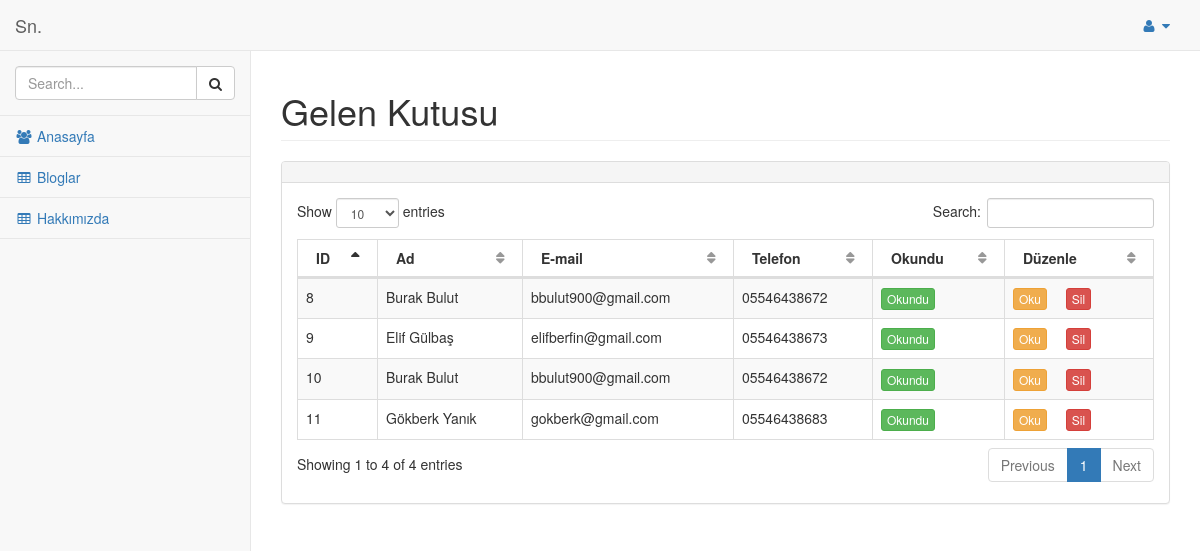
Page /admin/pages/mesajlar.php (signed in) on the committed database.
### tables this page shows
CREATE TABLE IF NOT EXISTS `iletisim` (
  `id` int(11) NOT NULL AUTO_INCREMENT,
  `ad` varchar(100) NOT NULL,
  `email` varchar(100) NOT NULL,
  `tel` varchar(50) NOT NULL,
  `mesaj` text NOT NULL,
  `okundu` int(1) NOT NULL DEFAULT '0',
  PRIMARY KEY (`id`)
);

### admin/pages/mesajlar.php (the view, shortened to what this page needs)
<?php require_once 'inc-functions.php'; ?>
<!DOCTYPE html>
<html lang="en">
<head>
    <link href="../bower_components/bootstrap/dist/css/bootstrap.min.css" rel="stylesheet">
    <link href="../bower_components/metisMenu/dist/metisMenu.min.css" rel="stylesheet">
    <link href="../bower_components/datatables-plugins/integration/bootstrap/3/dataTables.bootstrap.css" rel="stylesheet">
    <link href="../bower_components/datatables-responsive/css/dataTables.responsive.css" rel="stylesheet">
    <link href="../dist/css/sb-admin-2.css" rel="stylesheet">
    <link href="../bower_components/font-awesome/css/font-awesome.min.css" rel="stylesheet" type="text/css">
</head>
<body>
    <div id="wrapper">
        <?php require_once 'inc-menu.php'; ?>
        <div id="page-wrapper">
            <div class="row">
                <div class="col-lg-12">
                    <h1 class="page-header">Gelen Kutusu</h1>
                </div>
            </div>
            <div class="row">
                <div class="col-lg-12">
                    <div class="panel panel-default">
                        <div class="panel-heading">
                        </div>
                        <div class="panel-body">
                            <div class="dataTable_wrapper">
                                <table width="100%" class="table table-striped table-bordered table-hover" id="dataTables-example">
                                    <thead>
                                        <tr>
                                            <th>ID</th>
                                            <th>Ad</th>
                                            <th>E-mail</th>
                                            <th>Telefon</th>
                                            <th>Okundu</th>
                                            <th>Düzenle</th>
                                        </tr>
                                    </thead>
                                    <tbody>
                                    <?php
                                    $cek = $db->prepare("SELECT * FROM `iletisim` ORDER BY `id` DESC");
                                    $cek->execute();
                                    while($row = $cek->fetch(PDO::FETCH_ASSOC)){
                                    ?>
                                        <tr class="odd gradeX">
                                            <td><?= $row["id"]?></td>
                                            <td><?= $row["ad"]?></td>
                                            <td><?= $row["email"]?></td>
                                            <td><?= $row["tel"]?></td>
                                            <td class="center">
                                            <?php if($row["okundu"] == 1){ ?>
                                                    <a class="btn btn-success btn-xs" style="margin-right: 15px;">Okundu</a>
                                            <?php }else{ ?>
                                                    <a class="btn btn-danger btn-xs" style="margin-right: 15px;">Okunmadı</a>
                                            <?php }  ?>
                                            </td>
                                            <td class="center">
                                                 <a href="mesaj_detay.php?id=<?= $row["id"] ?>" class="btn btn-warning btn-xs"
                                                 style="margin-right: 15px;">Oku</a>
                                                 <a href="mesajlar.php?is=sil&id=<?= $row["id"] ?>" onclick="return confirm('Silmek istediğinize emin misiniz?')"
                                                 class="btn btn-danger btn-xs"
                                                 style="margin-right: 15px;">Sil</a>
                                            </td>
                                        </tr>
                                    <?php } ?>
                                    </tbody>
                                </table>
                        </div>
                    </div>
                </div>
            </div>
        </div>
    </div>
</body>
</html>

### admin/pages/inc-menu.php (shortened to what this page needs)
<nav class="navbar navbar-default navbar-static-top" role="navigation" style="margin-bottom: 0">
    <div class="navbar-header">
        <a class="navbar-brand" href="anasayfa.php">Sn. <?= $_SESSION["username"] ?></a>
    </div>
    <ul class="nav navbar-top-links navbar-right">
        <li class="dropdown">
            <a class="dropdown-toggle" data-toggle="dropdown" href="#">
                <i class="fa fa-user fa-fw"></i>  <i class="fa fa-caret-down"></i>
            </a>
        </li>
    </ul>
    <div class="navbar-default sidebar" role="navigation">
        <div class="sidebar-nav navbar-collapse">
            <ul class="nav" id="side-menu">
                <li class="sidebar-search">
                    <div class="input-group custom-search-form">
                        <input type="text" class="form-control" placeholder="Search...">
                        <span class="input-group-btn">
                        <button class="btn btn-default" type="button">
                            <i class="fa fa-search"></i>
                        </button>
                    </span>
                    </div>
                </li>
                <li>
                    <a href="anasayfa.php"><i class="fa fa-users fa-fw"></i> Anasayfa</a>
                </li>
                <li>
                    <a href="bloglar.php"><i class="fa fa-table fa-fw"></i> Bloglar</a>
                </li>
                <li>
                    <a href="hakkimizda.php"><i class="fa fa-table fa-fw"></i> Hakkımızda</a>
                </li>
            </ul>
        </div>
    </div>
</nav>

### rows in the picture
iletisim: id "11", ad "Gökberk Yanık", email "gokberk@gmail.com", tel "05546438683", okundu "Okundu"
iletisim: id "10", ad "Burak Bulut", email "bbulut900@gmail.com", tel "05546438672", okundu "Okundu"
iletisim: id "9", ad "Elif Gülbaş", email "elifberfin@gmail.com", tel "05546438673", okundu "Okundu"
iletisim: id "8", ad "Burak Bulut", email "bbulut900@gmail.com", tel "05546438672", okundu "Okundu"
